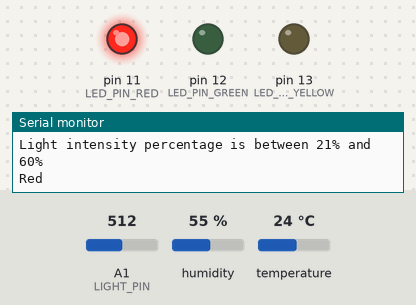
Recording of a sketch running on a simulated Arduino Uno, built with avr-gcc and run on an emulated ATmega328P. On the bench: output pins drawn as LEDs (lit = HIGH), the last lines printed to the serial monitor. The test bench sets the inputs (shaded band); at power-on: temperature 24 °C, A1 (LIGHT_PIN) = 512, humidity 55 %.

Above: at 2.3 s.
2.4 s: temperature set to 20.4 °C
3.9 s: temperature set to 19.4 °C
At 5.4 s:
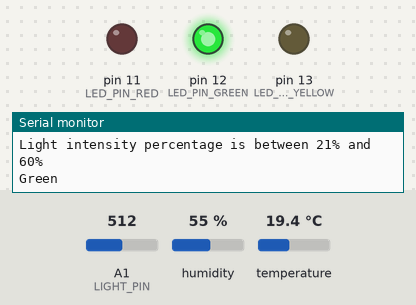
6.3 s: A1 (LIGHT_PIN) set to 616
7.8 s: A1 (LIGHT_PIN) set to 634
At 9.7 s:
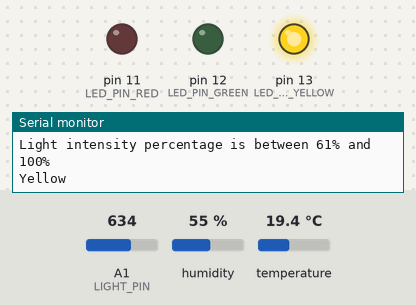
10.1 s: A1 (LIGHT_PIN) set to 511
At 11.4 s:
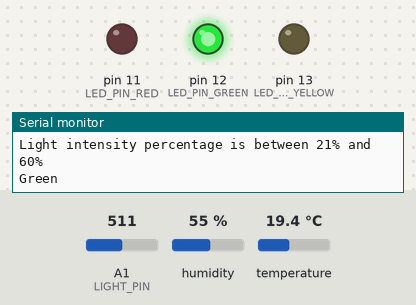
11.7 s: A1 (LIGHT_PIN) set to 716
At 13.2 s:
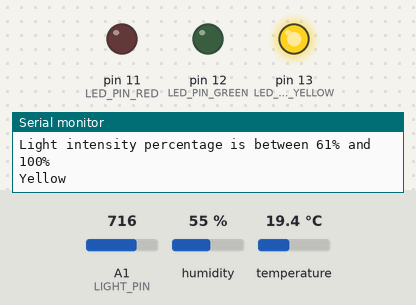
Timing chart, 0 to 14.3 s (numbered marks = the images above; inputs shaded):
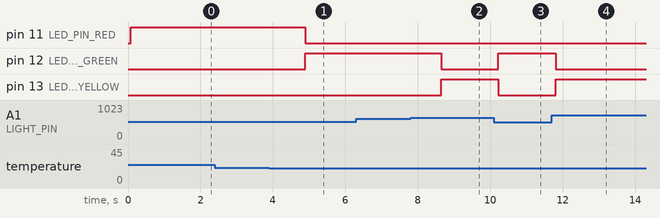

The sketch:

exerc_5_2_2.ino
```cpp
// (C) Maryam Esmaeli Darestani, Lucas Nordgren, Hannah Shiels: Group 6 2022
// Work package 3
// Exercise 2
// Submission code: 836121

// INCLUDE
#include <DHT.h>
#include <DHT_U.h>

// define pins to use
#define LED_PIN_RED 11
#define LED_PIN_YELLOW 13
#define LED_PIN_GREEN 12
#define TEMP_PIN 2
#define LIGHT_PIN A1
#define DHTTYPE DHT22
// define interval to check sensor values
#define INTERVAL_MS 1000

// VARIABLES
DHT dht(TEMP_PIN, DHTTYPE);// Create dht sensor

void setup() {
   Serial.begin(9600);             // begin serial monitor
   pinMode(LED_PIN_RED, OUTPUT);   // set red led up for output
   pinMode(LED_PIN_YELLOW, OUTPUT);// set yellow led up for output
   pinMode(LED_PIN_GREEN, OUTPUT); // set green led up for output
   dht.begin();                    // setup temp sensor
}

void loop() {
   check_readings();  // check the readings and turn on led based on them
   delay(INTERVAL_MS);// Wait for 1000 millisecond(s)
}

void check_readings()// check the readings of the temperature and light sensors and call check deviations, turning on a led depending on the relation of the light intensity and temperature
{
   float tempReading = dht.readTemperature();          // read temperature as celcius
   int lightReading = analogRead(LIGHT_PIN);           // read light sensor value
   int percentage = map(lightReading, 0, 1023, 0, 100);// map tinkercad readings to scale from 0 to 100

   Serial.println("----------------------------");// Line break
   Serial.print("Light intensity percentage: ");  // print message
   Serial.println(percentage);                    // print curent percentage
   Serial.print("Temperature: ");                 // print message
   Serial.println(tempReading);                   // print current temp
   check_deviations(percentage, tempReading);     // turn on led light based on dependencies between temperature and light intensity
}

// used to turn on led light, outputing the the temperature deviations in relation to the light intensity
void turn_on_led(int PIN) {
   if (digitalRead(PIN) != HIGH)// if the led isn't already on
   {
      digitalWrite(PIN, HIGH);// turn on led
      delay(INTERVAL_MS / 2); // wait half a second
   }
}

// used to turn off leds depending on temperature deviations
void turn_off_leds(int PIN) {
   if (PIN != LED_PIN_RED)// if the red led isn't the led to be turned on
   {
      digitalWrite(LED_PIN_RED, LOW);// turn off the red led
   }
   if (PIN != LED_PIN_YELLOW)// if the yellow led isn't the led to be turned on
   {
      digitalWrite(LED_PIN_YELLOW, LOW);// turn off the yellow led
   }
   if (PIN != LED_PIN_GREEN)// if the green led isn't the led to be turned on
   {
      digitalWrite(LED_PIN_GREEN, LOW);// turn off the green led
   }
}

void handle_leds(char color[], int pin) {
   Serial.println(color);// print the color of the led
   turn_off_leds(pin);   // turn off all leds but the one connected to pin
   turn_on_led(pin);     // turn on led connected to pin
}

void check_deviations(int percentage, float temp)// used to control logic of how leds are turned on based on light intensity and temperature relation
{
   if (percentage == 0.0)// if the light intensity percentage is zero
   {
      Serial.println("Light intensity percentage is 0%");// print message about current light intensity percentage
      if (temp < -12.0)                                  // if the temperature is less than minus 12 degrees
      {
         handle_leds("Green", LED_PIN_GREEN);// Handle led
      } else                                 // otherwise
      {
         handle_leds("Red", LED_PIN_RED);// Handle led
      }
   } else if (percentage >= 1 && percentage < 21)// if the light intensity is between 1 and 20% percent
   {
      Serial.println("Light intensity percentage is between 1% and 20%");// print message about current light intensity percentage
      if (temp < -12.0)                                                  // if the temperature is lower minus 12 degrees
      {
         handle_leds("Yellow", LED_PIN_YELLOW);// Handle led
      } else if (temp > -12.0 && temp < 1.0)   // if the temperature is between minus 12 degrees and less than 1 degree
      {
         handle_leds("Green", LED_PIN_GREEN);// Handle led
      } else                                 // otherwise
      {
         handle_leds("Red", LED_PIN_RED);// Handle led
      }
   } else if (percentage >= 21 && percentage < 61)// if the light intensity is between 21% and 60%
   {
      Serial.println("Light intensity percentage is between 21% and 60%");// print message about current light intensity percentage
      if (temp < 0.0)                                                     // if the temperature is lower than 0 degrees
      {
         handle_leds("Yellow", LED_PIN_YELLOW);// Handle led
      } else if (temp > 20.0)                  // if the temperature is greater than 20 degrees
      {
         handle_leds("Red", LED_PIN_RED);// Handle led
      } else                             // otherwise
      {
         handle_leds("Green", LED_PIN_GREEN);// Handle led
      }
   } else// otherwise light intensity percentage is between 61% and 100%
   {
      Serial.println("Light intensity percentage is between 61% and 100%");// print message about current light intensity percentage
      if (temp >= 21.0)                                                    // if the temperature is greater than or equal to 21 degrees
      {
         handle_leds("Green", LED_PIN_GREEN);// Handle led
      } else                                 // otherwise
      {
         handle_leds("Yellow", LED_PIN_YELLOW);// Handle led
      }
   }
}
```

Measured:
- the behaviour switches between 20.1 and 20 °C on temperature (found by bisection; images 0 and 1)
- the behaviour switches between 624 and 625 on A1 (LIGHT_PIN) (found by bisection; images 1 and 2)
- after the input at 3.9 s, pin 11 (LED_PIN_RED): HIGH → LOW after 1.0 s; pin 12 (LED_PIN_GREEN): LOW → HIGH after 1.0 s
- after the input at 7.8 s, pin 12 (LED_PIN_GREEN): HIGH → LOW after 0.84 s; pin 13 (LED_PIN_YELLOW): LOW → HIGH after 0.84 s
- after the input at 10.1 s, pin 12 (LED_PIN_GREEN): LOW → HIGH after 0.12 s; pin 13 (LED_PIN_YELLOW): HIGH → LOW after 0.12 s
- after the input at 11.7 s, pin 12 (LED_PIN_GREEN): HIGH → LOW after 0.10 s; pin 13 (LED_PIN_YELLOW): LOW → HIGH after 0.10 s
